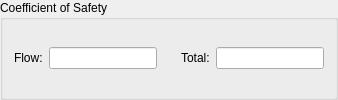
      <widget class="QGroupBox" name="gBox_safetycoe">
       <property name="sizePolicy">
        <sizepolicy hsizetype="Preferred" vsizetype="Fixed">
         <horstretch>0</horstretch>
         <verstretch>0</verstretch>
        </sizepolicy>
       </property>
       <property name="title">
        <string>Coefficient of Safety</string>
       </property>
       <layout class="QGridLayout" name="gridLayout_2">
        <item row="0" column="0">
         <widget class="QLabel" name="label">
          <property name="text">
           <string>Flow:</string>
          </property>
         </widget>
        </item>
        <item row="0" column="1">
         <widget class="QLineEdit" name="lineEdit_sc_flow">
          <property name="minimumSize">
           <size>
            <width>30</width>
            <height>0</height>
           </size>
          </property>
          <property name="alignment">
           <set>Qt::AlignCenter</set>
          </property>
         </widget>
        </item>
        <item row="0" column="2">
         <spacer name="horizontalSpacer">
          <property name="orientation">
           <enum>Qt::Horizontal</enum>
          </property>
          <property name="sizeHint" stdset="0">
           <size>
            <width>18</width>
            <height>20</height>
           </size>
          </property>
         </spacer>
        </item>
        <item row="0" column="3">
         <widget class="QLabel" name="label_2">
          <property name="text">
           <string>Total:</string>
          </property>
         </widget>
        </item>
        <item row="0" column="4">
         <widget class="QLineEdit" name="lineEdit_sc_thermal">
          <property name="minimumSize">
           <size>
            <width>30</width>
            <height>0</height>
           </size>
          </property>
          <property name="alignment">
           <set>Qt::AlignCenter</set>
          </property>
         </widget>
        </item>
       </layout>
      </widget>
